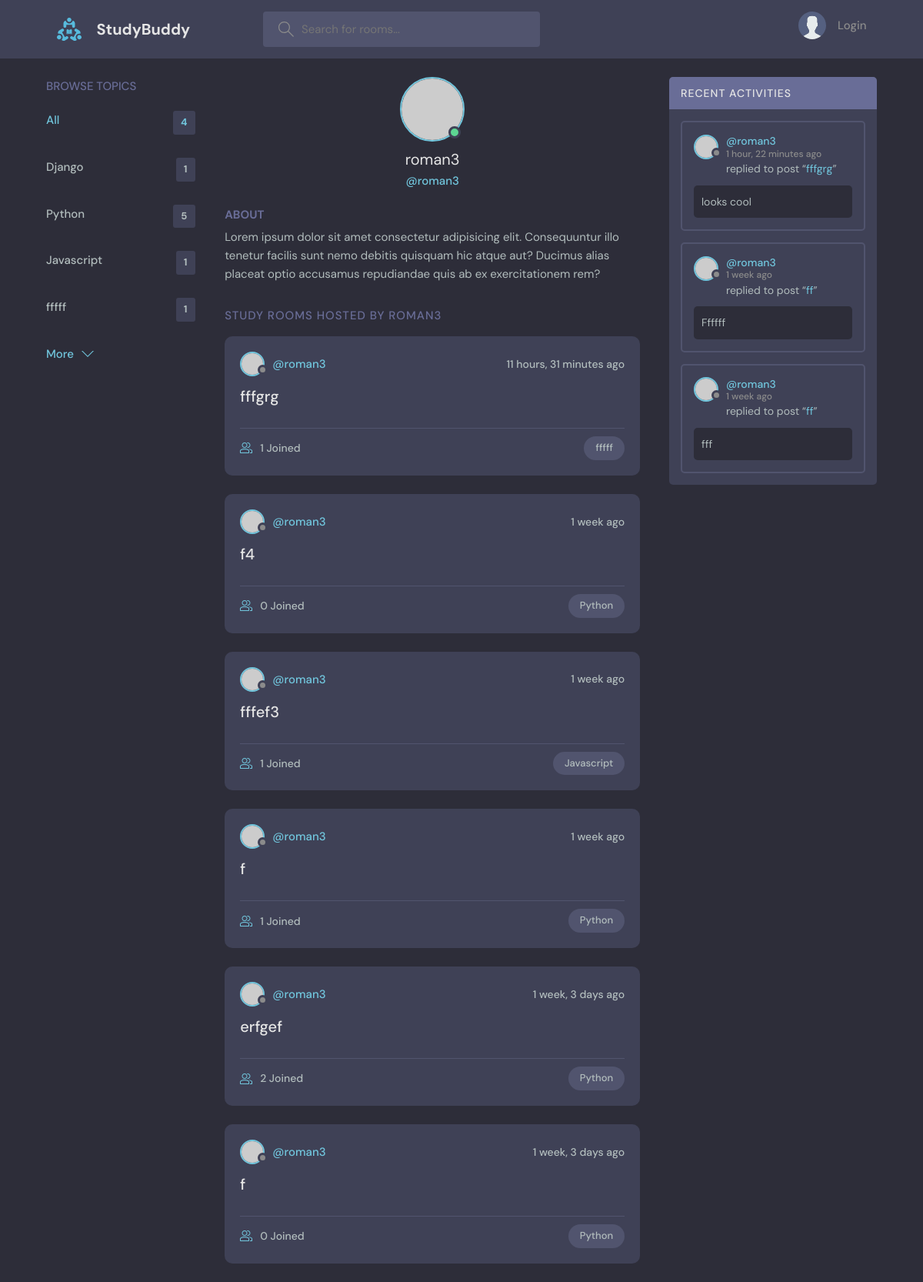
Page /profile/1/ on the committed database.
### base/models.py (models this page shows, shortened)
class Topic(models.Model):
    name = models.CharField(max_length=200)

class Room(models.Model):
    host = models.ForeignKey(User, on_delete=models.SET_NULL, null=True)
    topic = models.ForeignKey("Topic", on_delete=models.SET_NULL, null=True)
    name = models.CharField(max_length=200)
    description = models.TextField(null=True, blank=True)
    participants = models.ManyToManyField(User, related_name="participants", blank=True)
    updated = models.DateTimeField(auto_now=True)
    created = models.DateTimeField(auto_now_add=True)
    class Meta:
        ordering = ['-updated', '-created']
    def __str__(self):
        return self.name

class Message(models.Model):
    user = models.ForeignKey(User, on_delete=models.CASCADE)
    room = models.ForeignKey(Room, on_delete=models.CASCADE)
    body = models.TextField()
    updated = models.DateTimeField(auto_now=True)
    created = models.DateTimeField(auto_now_add=True)
    class Meta:
        ordering = ['-updated', '-created']

### base/views.py (the view)
# urls.py: path("profile/<str:pk>/", views.userProfile, name="user-profile"),
def userProfile(request, pk):
    user = User.objects.get(id=pk)
    rooms = user.room_set.all()
    room_messages = user.message_set.all()
    topics = Topic.objects.all()
    context = {'user': user, "rooms": rooms, "room_messages": room_messages, "topics": topics}
    return render(request, 'base/profile.html', context)

### base/templates/base/profile.html (shortened to what this page needs)
{% extends 'main.html' %}
{% block content %}
<main class="profile-page layout layout--3">
    <div class="container">
        {% include 'base/topics_component.html' %}
        <div class="roomList">
            <div class="profile">
                <div class="profile__avatar">
                    <div class="avatar avatar--large active">
                        <img src="https://randomuser.me/api/portraits/men/11.jpg"/>
                    </div>
                </div>
                <div class="profile__info">
                    <h3>{{user.username}}</h3>
                    <p>@{{user.username}}</p>
                </div>
                <div class="profile__about">
                    <h3>About</h3>
                    <p>
                        Lorem ipsum dolor sit amet consectetur adipisicing elit. Consequuntur illo tenetur
                        facilis sunt nemo debitis quisquam hic atque aut? Ducimus alias placeat optio
                        accusamus repudiandae quis ab ex exercitationem rem?
                    </p>
                </div>
            </div>
            <div class="roomList__header">
                <div>
                    <h2>Study Rooms Hosted by {{user.username}}</a>
                    </h2>
                </div>
            </div>
            {% include 'base/feed_component.html' %}
        </div>
        {% include 'base/activity_component.html' %}
    </div>
</main>
{% endblock content %}

### base/templates/base/topics_component.html
<div class="topics">
    <div class="topics__header">
        <h2>Browse Topics</h2>
    </div>
    <ul class="topics__list">
        <li>
            <a href="{% url 'home' %}" class="active">All <span>{{topics.count}}</span></a>
        </li>
        {% for topic in topics %}
        <li>
           <a href="{% url 'home' %}?q={{topic.name}}">{{topic.name}} <span>{{topic.room_set.all.count}}</span></a>
        </li>
        {% endfor %}
    </ul>
    <a class="btn btn--link" href="topics.html">
        More
        <svg version="1.1" xmlns="http://www.w3.org/2000/svg" width="32" height="32" viewBox="0 0 32 32">
            <title>chevron-down</title>
            <path d="M16 21l-13-13h-3l16 16 16-16h-3l-13 13z"></path>
        </svg>
    </a>
</div>

### base/templates/base/feed_component.html (shortened to what this page needs)
{% for room in rooms %}
<div class="roomListRoom">
    <div class="roomListRoom__header">
        <a href="{% url 'user-profile' room.host.id %}" class="roomListRoom__author">
            <div class="avatar avatar--small">
                <img src="https://randomuser.me/api/portraits/women/11.jpg"/>
            </div>
            <span>@{{room.host.username}}</span>
        </a>
        <div class="roomListRoom__actions">
            <span>{{room.created|timesince}} ago</span>
        </div>
    </div>
    <div class="roomListRoom__content">
        <a href="{% url 'room' room.id %}">{{room.name}}</a>
    </div>
    <div class="roomListRoom__meta">
        <a href="{% url 'room' room.id %}" class="roomListRoom__joined">
            {{room.participants.all.count}} Joined
        </a>
        <p class="roomListRoom__topic">{{room.topic.name}}</p>
    </div>
</div>
{% endfor %}

### base/templates/base/activity_component.html (shortened to what this page needs)
<div class="activities">
    <div class="activities__header">
        <h2>Recent Activities</h2>
    </div>
    {% for message in room_messages %}
    <div class="activities__box">
        <div class="activities__boxHeader roomListRoom__header">
            <a href="{% url 'user-profile' message.user.id%}" class="roomListRoom__author">
                <div class="avatar avatar--small">
                    <img src="https://randomuser.me/api/portraits/women/11.jpg"/>
                </div>
                <p>
                    @{{message.user}}
                    <span>{{message.created | timesince}} ago</span>
                </p>
            </a>
        </div>
        <div class="activities__boxContent">
            <p>replied to post “<a href="{% url 'room' message.room.id %}">{{message.room}}</a>”</p>
            <div class="activities__boxRoomContent">
                {{message.body}}
            </div>
        </div>
    </div>
    {% endfor %}
</div>

### rows in the picture
Topic: name "Django", room_set.all.count "1"
Topic: name "Python", room_set.all.count "5"
Topic: name "Javascript", room_set.all.count "1"
Topic: name "fffff", room_set.all.count "1"
Room: host.username "roman3", created "11 hours, 31 minutes", name "fffgrg", participants.all.count "1", topic.name "fffff"
Room: host.username "roman3", created "1 week", name "f4", participants.all.count "0", topic.name "Python"
Room: host.username "roman3", created "1 week", name "fffef3", participants.all.count "1", topic.name "Javascript"
Room: host.username "roman3", created "1 week", name "f", participants.all.count "1", topic.name "Python"
Room: host.username "roman3", created "1 week, 3 days", name "erfgef", participants.all.count "2", topic.name "Python"
Room: host.username "roman3", created "1 week, 3 days", name "f", participants.all.count "0", topic.name "Python"
Message: user "roman3", created "1 hour, 22 minutes", room "fffgrg", body "looks cool"
Message: user "roman3", created "1 week", room "ff", body "Ffffff"
Message: user "roman3", created "1 week", room "ff", body "fff"

### other values in the picture
{{ topics.count }} "4"
{{ user.username }} "roman3"
{{ user.username }} "ROMAN3"
